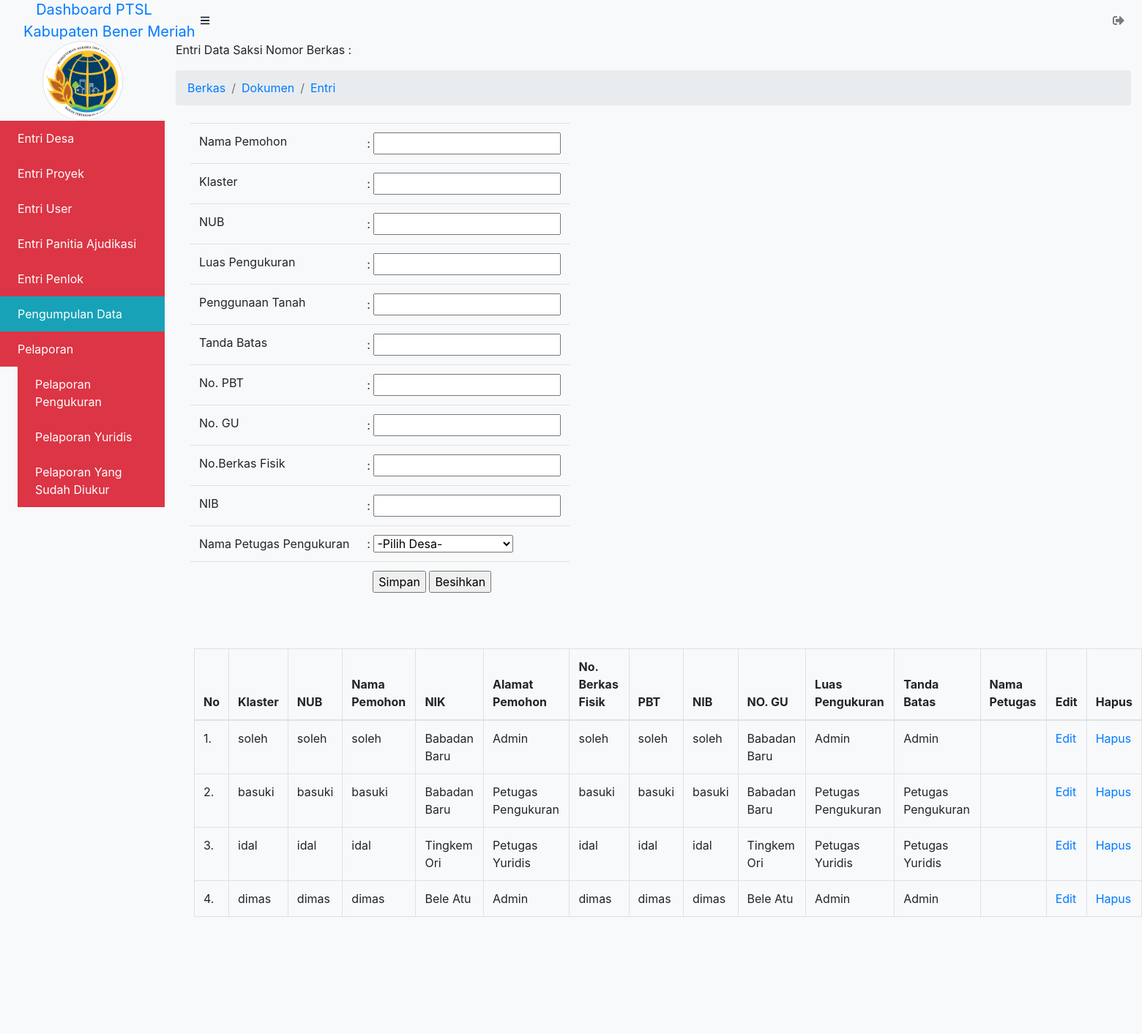
The app's page /admin/pemb_berkas/dokumen/entri/entri_persil.php (signed in), older data.
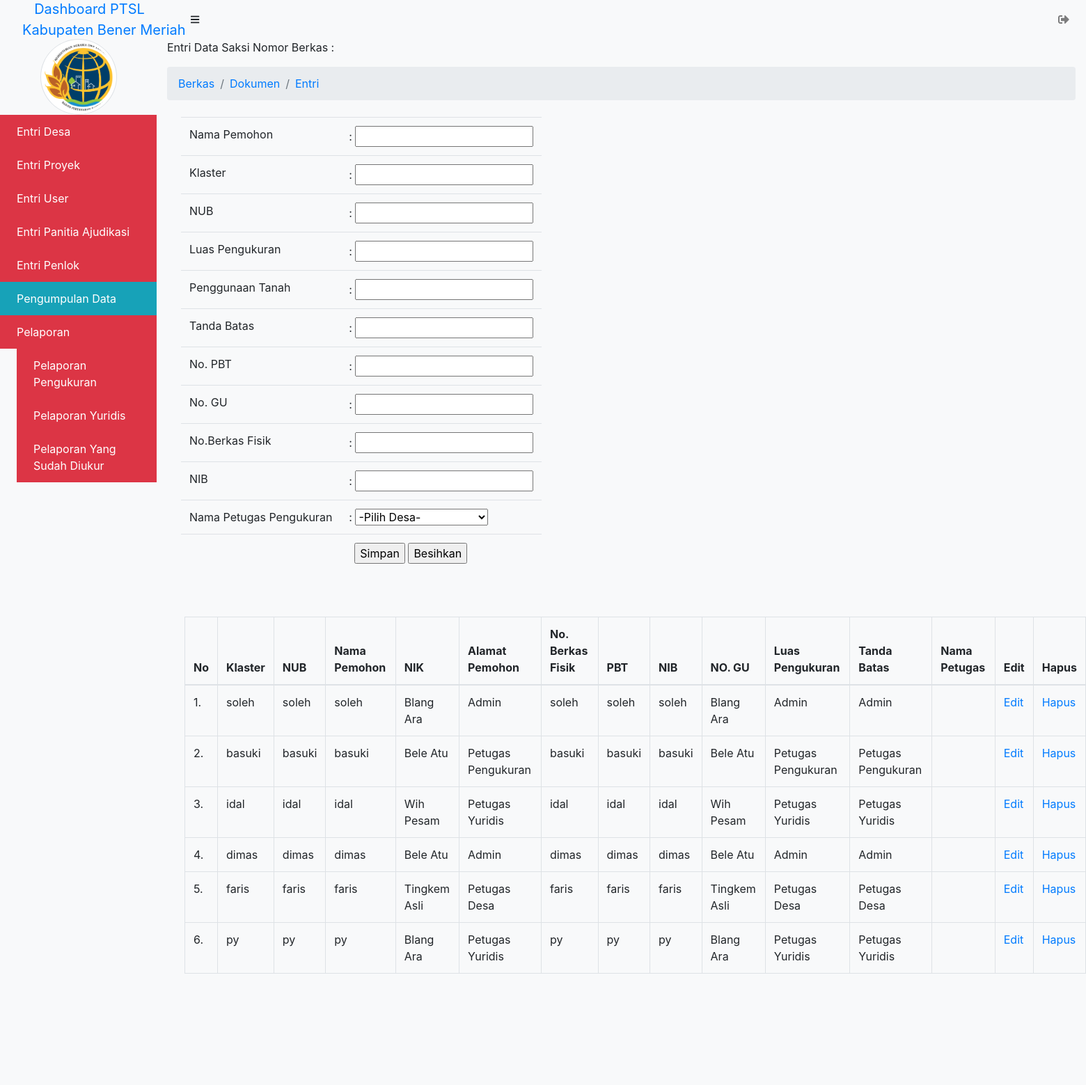
The same page, newer data.
### tables this page shows
CREATE TABLE `user` (
  `id_user` int(11) NOT NULL,
  `nama_user` varchar(100) NOT NULL,
  `user_nama` varchar(100) NOT NULL,
  `password` varchar(225) NOT NULL,
  `id_desa` int(11) NOT NULL,
  `id_level` int(11) NOT NULL,
  `id_proyek` int(11) NOT NULL
);

CREATE TABLE `desa` (
  `id_desa` int(11) NOT NULL,
  `id_kecamatan` int(11) NOT NULL,
  `kode_desa` varchar(50) NOT NULL,
  `nama_desa` varchar(225) NOT NULL,
  `kabupaten` varchar(225) NOT NULL,
  `reje_kampung` varchar(225) NOT NULL,
  `nama_camat` varchar(100) NOT NULL,
  `nip` varchar(50) NOT NULL,
  `alamat` text NOT NULL,
  `kode_pos` varchar(20) NOT NULL
);

CREATE TABLE `level` (
  `id_level` int(11) NOT NULL,
  `nama_level` varchar(100) NOT NULL
);

### admin/pemb_berkas/dokumen/entri/entri_persil.php (the view, shortened to what the changed rows need)
<?php $title = "Entri Data Pengukuran";
include_once('../../../_header.php');
?>
			<div id="layoutSidenav_content">
            <main>
                    <div class="container-fluid">
<?php
function tambah($koneksi){
	?>
		<dir class="row">
		<div class="col-xl-15">
	<?php
}
function tampil_data($koneksi){
	$sql = "SELECT * FROM user LEFT JOIN desa ON user.id_desa = desa.id_desa LEFT JOIN level ON user.id_level = level.id_level LEFT JOIN proyek ON user.id_proyek = proyek.id_proyek";
	$query = mysqli_query($koneksi, $sql);
	$nomor = 1;
		echo "<fieldset>";
		echo "<div class='table-responsive'>";
		echo "<table class='table table-responsive-sm table-bordered table-hover' id='user' border='1' cellpadding='10'>";
		echo "<thead>";
			echo "<tr>";
			echo "<th>No</th>
				<th>Klaster</th>
				<th>NUB</th>
				<th>Nama Pemohon</th>
				<th>NIK</th>
				<th>Alamat Pemohon</th>
				<th>No. Berkas Fisik</th>
				<th>PBT</th>
				<th>NIB</th>
				<th>NO. GU</th>
				<th>Luas Pengukuran</th>
				<th>Tanda Batas</th>
				<th>Nama Petugas</th>
				<th>Edit</th>
				<th>Hapus</th>";
			echo "</tr>";
		echo "</thead>";
		echo "<tbody>";
	while($data = mysqli_fetch_array($query)){
		?>
			<tr>
				<td><?= $nomor++; ?>.</td>
				<td><?php echo $data['user_nama']; ?></td>
				<td><?php echo $data['user_nama']; ?></td>
				<td><?php echo $data['password']; ?></td>
				<td><?php echo $data['nama_desa']; ?></td>
				<td><?php echo $data['nama_level']; ?></td>
				<td><?php echo $data['user_nama']; ?></td>
				<td><?php echo $data['user_nama']; ?></td>
				<td><?php echo $data['password']; ?></td>
				<td><?php echo $data['nama_desa']; ?></td>
				<td><?php echo $data['nama_level']; ?></td>
				<td><?php echo $data['nama_level']; ?></td>
				<td></td>
				<td>
					<a href="index.php?aksi=update&id=<?php echo $data['id_user']; ?>&nama_user=<?php echo $data['nama_user']; ?>&user_nama=<?php echo $data['user_nama']; ?>&password=<?php echo $data['password']; ?>&nama_desa=<?php echo $data['nama_desa']; ?>&nama_level=<?php echo $data['nama_level']; ?>">Edit</a>
				</td>
				<td>
					<a href="index.php?aksi=delete&id=<?php echo $data['id_user']; ?>" onClick="return confirm('Yakin akan menghapus user <?= $data['nama_user']; ?>?')">Hapus</a>
				</td>
			</tr>
		<?php
	}
	echo "</tbody>";
	echo "</table>";
	echo "</fieldset>";
}
		?>
		<?php
if (isset($_GET['aksi'])){
	switch($_GET['aksi']){
		case "create":
			echo '<a href="index.php"> &laquo; Home</a>';
			tambah($koneksi);
			break;
		case "read":
			tampil_data($koneksi);
			break;
		case "update":
			ubah($koneksi);
			tampil_data($koneksi);
			break;
		case "delete":
			hapus($koneksi);
			break;
		default:
			echo "<h3>Aksi <i>".$_GET['aksi']."</i> tidaka ada!</h3>";
			tambah($koneksi);
			tampil_data($koneksi);
	}
} else {
	tambah($koneksi);
	tampil_data($koneksi);
}
?>
                    		</div>
                    	</div>
                    </div>
				</div>
<?php include_once('../../../_footer.php'); ?>

Row changes from the older to the newer data that the page shows:
changed user "soleh": id_desa.nama_desa "Babadan Baru" → "Blang Ara"
changed user "basuki": id_desa.nama_desa "Babadan Baru" → "Bele Atu"
changed through a linked row, user "idal": id_desa.nama_desa "Tingkem Ori" → "Wih Pesam"
added user: user_nama "faris", password "faris", id_desa.nama_desa "Tingkem Asli", id_level.nama_level "Petugas Desa"
added user: user_nama "py", password "py", id_desa.nama_desa "Blang Ara", id_level.nama_level "Petugas Yuridis"
